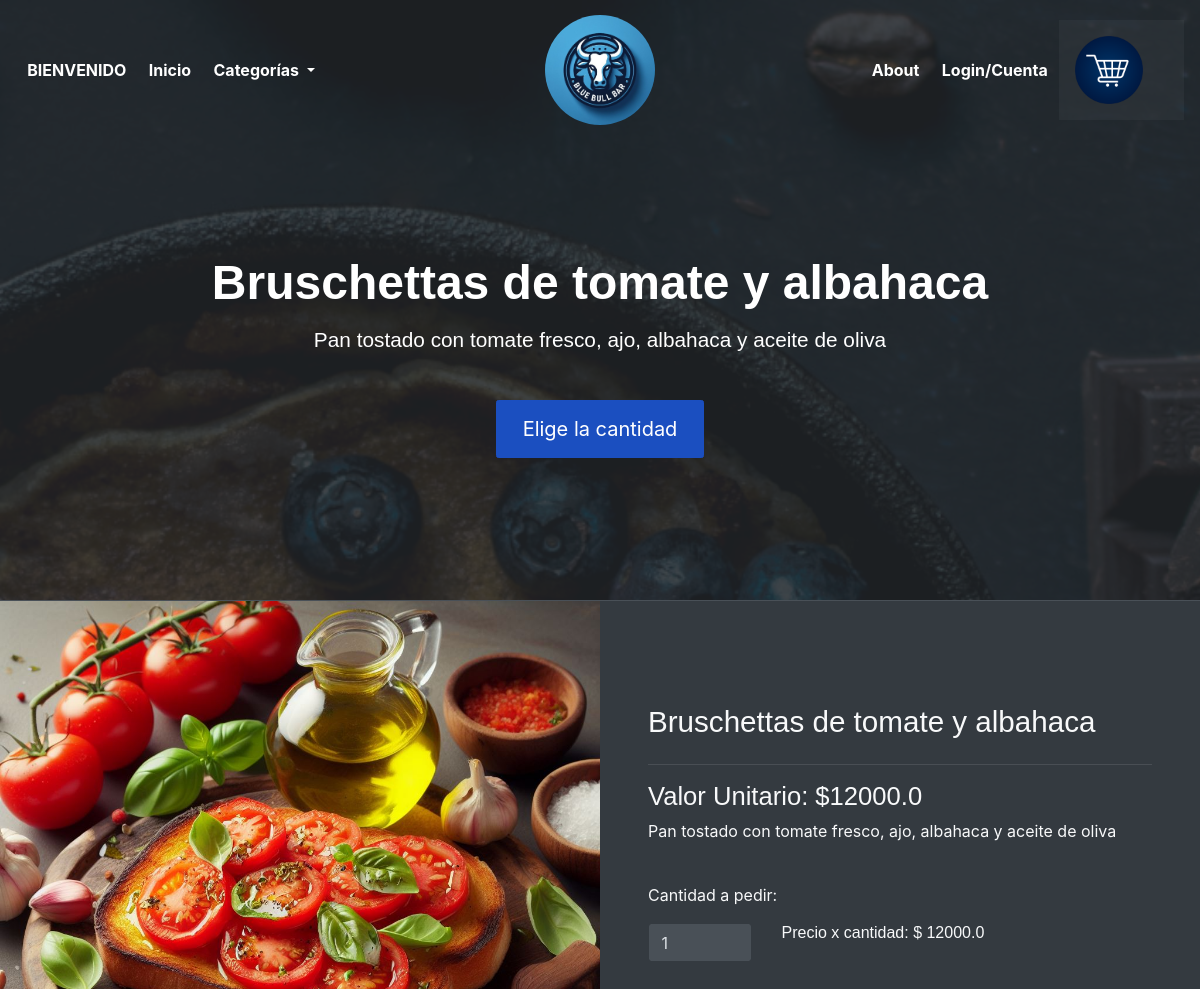
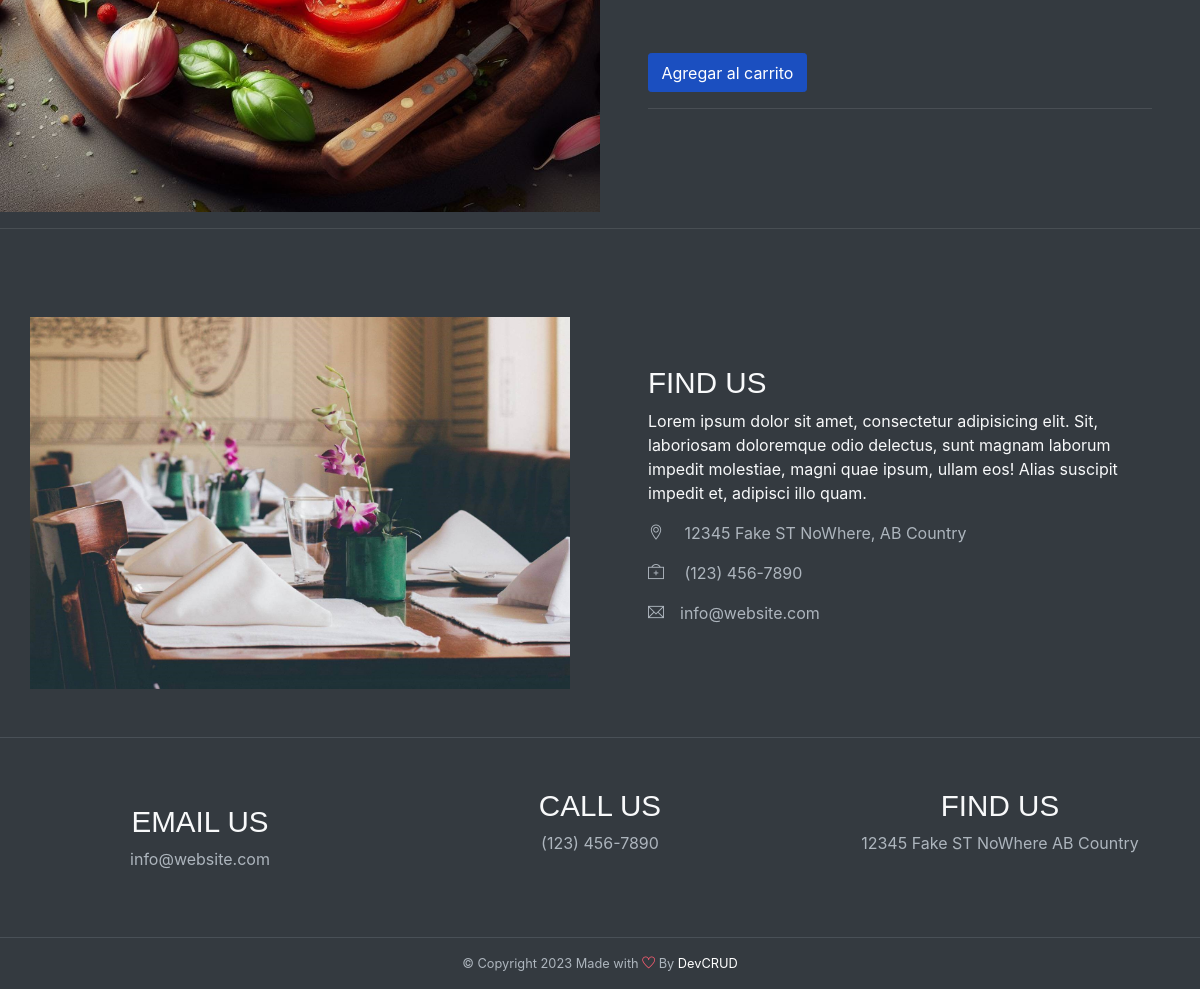
Page /detalles/3 on the committed database (2 pictures, top to bottom).
### tables this page shows
CREATE TABLE Menu (
            id INTEGER PRIMARY KEY,
            nombre TEXT NOT NULL,
            descripcion TEXT,
            precio REAL NOT NULL,
            categoria TEXT NOT NULL,
            imagen TEXT NOT NULL
        );

### app/inicio/routes.py (the view)
@inicio_bp.route('/detalles/<id>')
def detalles(id):
    try:
        id=int(id)
        item_menu=obtener_por_id(id)
        print(item_menu)
        cart=obtener_carrito()
        usuario=None
        if 'email' in session:
            email_usuario=session['email']
            usuario=obtener_por_email(email_usuario)
        return render_template('detalles.html', usuario=usuario, item_menu=item_menu, total_items_cart=cart.total_items())
    except:
        abort(400)

### app/models/cart.py (called while the page is built)
    def total_items(self):
        total=0
        for item in self.items:
            total+=item.cantidad
        return total

    def to_dict(self):
        return {
            'items': [
                {
                    'item_id': item.item_id,
                    'cantidad': item.cantidad,
                    'precio_cantidad': item.precio_cantidad
                }
                for item in self.items
            ]
        }

### app/models/menu.py (called while the page is built)
    def __str__(self):
        return f"{self.id}:{self.nombre}"

### app/services/cart.py (called while the page is built)
def obtener_carrito():
    if 'cart' not in session:
        cart = Cart()
        session['cart'] = cart.to_dict()
    else:
        cart = Cart.from_dict(session['cart'])
    return cart

### app/services/menu_service.py (called while the page is built)
def obtener_por_id(id):
    db_path = current_app.config['DATABASE_URI'].replace('sqlite:///', '')
    conn = sqlite3.connect(db_path)
    cursor = conn.cursor()
    cursor.execute("SELECT * FROM Menu WHERE id = ?", (id,))
    row = cursor.fetchone()
    if row:
        item = MenuItem(*row)
    else:
        item = None
    conn.close()
    return item

### app/inicio/templates/detalles.html (shortened to what this page needs)
{% extends "base.html"%}
{% block content %}
<header id="home" class="header">
    <div class="overlay text-white text-center">
        <br><br><br><br>
        <h1 class=" font-weight-bold my-3">{{item_menu.nombre}}</h1>
        <h5 class="mb-5">{{item_menu.descripcion}}</h5>
        <a class="btn btn-lg btn-primary" href="#cart">Elige la cantidad</a>
    </div>
</header>
<div id="cart" class="container-fluid bg-dark text-light border-top wow fadeIn">
    <div class="row">
        <div class="col-md-6 px-0">
            {% if item_menu.imagen.startswith('http') %}
            <img src="{{ item_menu.imagen }}" alt="template by DevCRID http://www.devcrud.com/"
                class="rounded-0 card-img-top mg-responsive">
            {% else %}
            <img src="{{ url_for('static', filename='img/menu/' + item_menu.imagen) }}"
                alt="template by DevCRID http://www.devcrud.com/" class="rounded-0 card-img-top mg-responsive">
            {% endif %}
        </div>
        <div class="col-md-6 px-5 has-height-lg middle-items mt-3">
            <h3>{{item_menu.nombre}}</h3>
            <hr>
            <h4>Valor Unitario: ${{item_menu.precio}}</h4>
            <p>{{item_menu.descripcion}}</p>
            <br>
            <form action="{{ url_for('cart.agregar_item',id_item=item_menu.id)}}" method="post">
                <label for="cantidad">Cantidad a pedir:</label>
                <div class="row">
                    <div class="col-sm-6 col-md-3 col-xs-12 my-2">
                        <input type="number" id="cantidad" name="cantidad" value="1" min="1" max="" class="form-control"
                            oninput="actualizar_precio()">
                    </div>
                    <div class="col-sm-6 col-md-6 col-xs-6 my-2">
                        <h6>Precio x cantidad: $ <span id="precio_total">{{item_menu.precio}}</span></h6>
                    </div>
                </div>
                <br>
                <input type="number" id="precio" hidden name="precio" value="{{item_menu.precio}}"><br>
                    value="{{item_menu.precio}}"><br>
                <button id="agregar" type="submit" class="btn btn-primary">Agregar al carrito</button>
            </form>
            <hr>
        </div>
    </div>
</div>
<hr>
{% endblock %}

### rows in the picture
Menu: nombre "Bruschettas de tomate y albahaca", descripcion "Pan tostado con tomate fresco, ajo, albahaca y aceite de oliva", imagen (picture), precio "12000.0"
